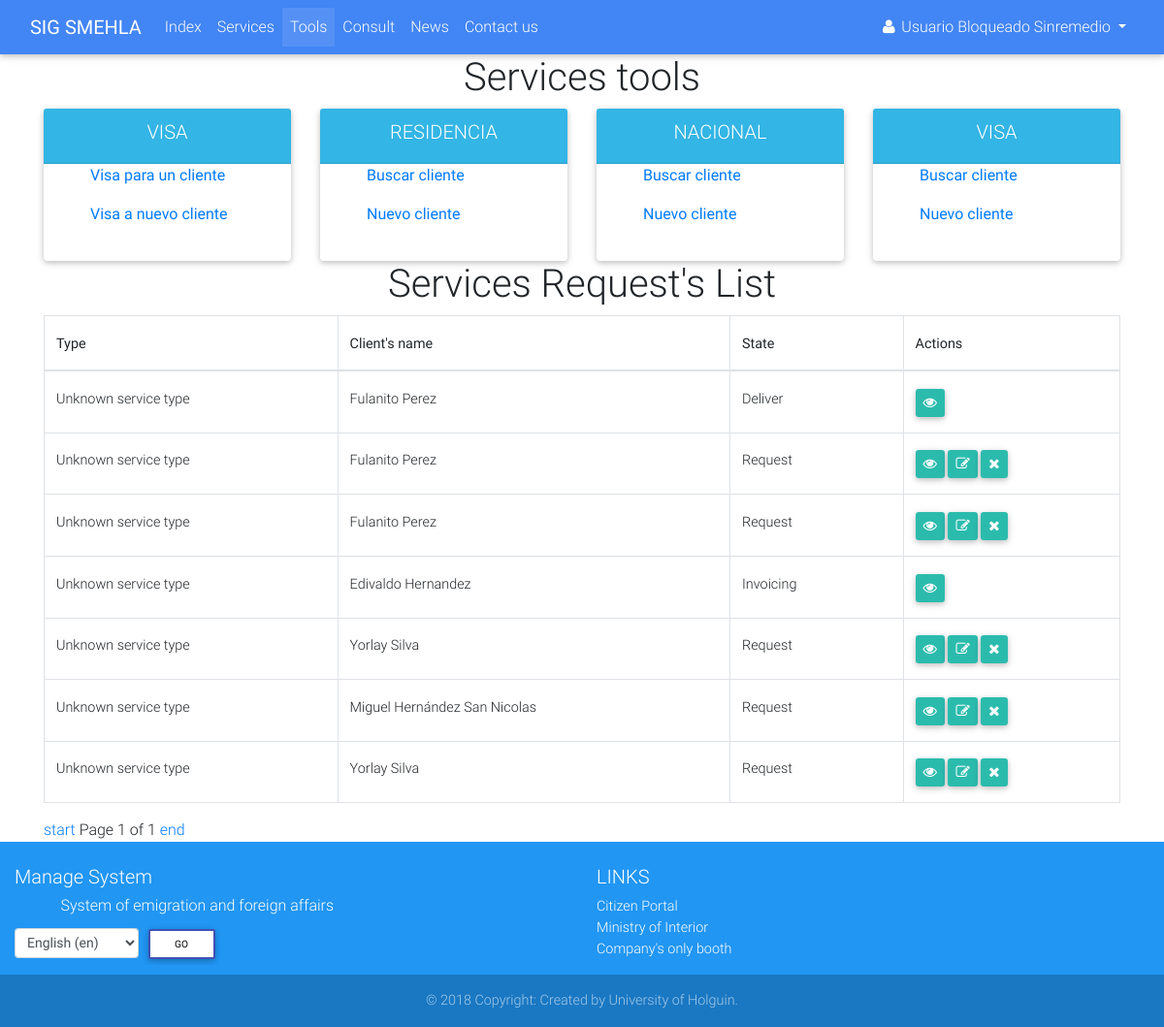
Page /tools/ (signed in) on the committed database.
### accounts/models.py (models this page shows, shortened)
class Profile(AbstractUser):
    OCCUPATION_TYPE = (
        ('FAC', _('Functionary of Attention to Customer')),
        ('BAC', _('Boss of Attention to Customer')),
        ('BDAC', _('Boss of Departament of Attention to Customer')),
        ('DIR', _('Director')),
        ('ADMIN', _('Administrator')),
    )
    born_date = models.DateField(_('Born date'), blank=True, null=True, validators=[validate_born_date])
    occupation = models.CharField(_('Occupation'), max_length=5, choices=OCCUPATION_TYPE, default='FAC')
    REQUIRED_FIELDS = ['email', 'born_date']
    class Meta:
        verbose_name = _('Profile')
        verbose_name_plural = _('Profiles')
    def __str__(self):
        if self.first_name and self.last_name:
            return self.get_full_name()
        else:
            return self.username

### services/models.py (models this page shows, shortened)
class Service(models.Model):
    SERVICE_STATUS = (
        ('1', _('Request')),
        ('2', _('Invoicing')),
        ('3', _('Revision')),
        ('4', _('Authenticating')),
        ('5', _('Deliver')),
    )
    SERVICE_TYPE = {
        'None': _('Unknown service type'),
        'visa': _('Visa'),
    }
    client = models.ForeignKey(verbose_name=_('Client'), to=Client, on_delete=models.CASCADE)
    status = models.CharField(_('Status'), max_length=1, choices=SERVICE_STATUS, default='1')
    service_type = None
    def get_service_type(self):
        if self.service_type:
            return self.service_type
        else:
            return self.SERVICE_TYPE['None']

class Client(models.Model):
    CIVIL_STATUS = (
        ('S', _('Single')),
        ('E', _('Engaged')),
        ('M', _('Married')),
        ('W', _('Widower')),
    )
    def upload_file(self, filename):
        ext = filename.split('.')[-1]
        return 'clients/{}.{}'.format(self.ci, ext)
    ci = models.CharField(_('Identity card'), max_length=13, unique=True)
    first_name = models.CharField(_('First name'), max_length=30)
    last_name = models.CharField(_('Last name'), max_length=150)
    born_date = models.DateField(_('Born date'), validators=[validators.validate_born_date])
    civil_status = models.CharField(_('Civil status'), choices=CIVIL_STATUS, max_length=1)
    naturalness = models.CharField(_("Naturalness"), max_length=30)
    nationality = models.CharField(_('Nationality'), max_length=30)
    father = models.CharField(_('Father name'), max_length=200)
    mother = models.CharField(_('Mother name'), max_length=200)
    address = models.TextField(_('Address'))
    email = models.EmailField(_('Email'))
    phone = models.PositiveIntegerField(_('Phone number'))
    data_attachment = models.FileField(_('Data attachment'), upload_to=upload_file, null=True, blank=True)
    def get_full_name(self):
        full_name = '%s %s' % (self.first_name, self.last_name)
        return full_name.strip()

### services/views.py (the view)
# urls.py: path('tools/', views.ServiceToolsView.as_view(), name='tools'),
class ServiceToolsView(mixins.LoginRequiredMixin, mixins.NavbarMixin, generic.ListView):
    tab_name = 'tools'
    template_name = 'services/tools.html'
    model = models.Service
    paginate_by = 10

### accounts/mixins.py (called while the page is built)
    def get_tab_name(self):
        if self.tab_name:
            return self.tab_name
        else:
            return 'init'

    def get_context_data(self, **kwargs):
        context = super(NavbarMixin, self).get_context_data(**kwargs)
        context['tab'] = self.get_tab_name()
        return context

### services/templates/services/tools.html (shortened to what this page needs)
{% extends 'navbar.html' %}
{% load i18n %}
{% block main %}
    <div class="container">
        {% if user.occupation == 'FAC' %}
            <h1 class="text-center">{% trans 'Services tools' %}</h1>
            <div class="row">
                <div class="col-3">
                    <div class="card">
                        <div class="card-header info-color white-text text-center">
                            <h5 class="text-uppercase">{% trans 'Visa' %}</h5>
                        </div>
                        <div class="card-body px-lg-5 pt-0">
                            <p><a href="{% url 'services:client_list' 'visa' %}">Visa para un cliente</a></p>
                            <p><a href="{% url 'services:client_create' %}">Visa a nuevo cliente</a></p>
                        </div>
                    </div>
                </div>
                <div class="col-3">
                    <div class="card">
                        <div class="card-header info-color white-text text-center">
                            <h5 class="text-uppercase">Residencia</h5>
                        </div>
                        <div class="card-body px-lg-5 pt-0">
                            <p><a href="{% url 'services:client_list' 'resident' %}">Buscar cliente</a></p>
                            <p><a href="#">Nuevo cliente</a></p>
                        </div>
                    </div>
                </div>
                <div class="col-3">
                    <div class="card">
                        <div class="card-header info-color white-text text-center">
                            <h5 class="text-uppercase">Nacional</h5>
                        </div>
                        <div class="card-body px-lg-5 pt-0">
                            <p><a href="#">Buscar cliente</a></p>
                            <p><a href="#">Nuevo cliente</a></p>
                        </div>
                    </div>
                </div>
                <div class="col-3">
                    <div class="card">
                        <div class="card-header info-color white-text text-center">
                            <h5 class="text-uppercase">Visa</h5>
                        </div>
                        <div class="card-body px-lg-5 pt-0">
                            <p><a href="#">Buscar cliente</a></p>
                            <p><a href="#">Nuevo cliente</a></p>
                        </div>
                    </div>
                </div>
            </div>
        {% endif %}
        <h1 class="text-center">{% trans "Services Request's List" %}</h1>
        <div class="row">
            <div class="col-12">
                <table class="table table-bordered table-hover" cellspacing="0" width="100%">
                    <thead>
                    <tr>
                        <th class="th-sm">{% trans 'Type' %}</th>
                        <th class="th-sm">{% trans "Client's name" %}</th>
                        <th class="th-sm">{% trans 'State' %}</th>
                        <th class="th-sm">{% trans 'Actions' %}</th>
                    </tr>
                    </thead>
                    <tbody>
                    {% for service in page_obj %}
                        <tr>
                            <td>{{ service.get_service_type }}</td>
                            <td>
                                <a href="{% url 'services:client_detail' service.client.pk %}">{{ service.client.get_full_name }}</a>
                            </td>
                            <td>{{ service.get_status_display }}</td>
                            <td class="btn-group-sm">
                                <a href="{% url 'services:visa_detail' service.pk %}" class="btn btn-default">
                                    <i class="fa fa-eye"></i>
                                </a>
                                {% if user.is_superadmin or user.occupation == 'FAC' and service.status == '1' or user.occupation == 'BAC' and service.status == '2' %}
                                    <a href="{% url 'services:visa_update' service.pk %}" class="btn btn-default">
                                        <i class="fa fa-edit"></i>
                                    </a>
                                    <a href="{% url 'services:visa_delete' service.pk %}" class="btn btn-default">
                                        <i class="fa fa-remove"></i>
                                    </a>
                                {% endif %}
                            </td>
                        </tr>
                    {% empty %}
                        <tr>
                            <td colspan="4" class="text-center text-danger">No existen ningun servicio en el sistema
                            </td>
                        </tr>
                    {% endfor %}
                    </tbody>
                </table>
                <a href="?page=1">start</a>
                Page {{ page_obj.number }} of {{ paginator.num_pages }}
                <a href="?page={{ paginator.num_pages }}">end</a>
            </div>
        </div>
    </div>
{% endblock %}

### accounts/templates/navbar.html (shortened to what this page needs)
{% extends 'base.html' %}
{% load static %}
{% load i18n %}
{% block styles %}
    <link rel="stylesheet" href="{% static 'accounts/css/navbar.css' %}">
{% endblock %}
{% block content %}
    <header>
        <nav class="navbar navbar-expand-lg navbar-dark primary-color">
            <div class="container-fluid">
                <a href="{% url 'services:index' %}" class="navbar-brand">
                    <strong>SIG SMEHLA</strong>
                </a>
                <div class="collapse navbar-collapse" id="navbar">
                    <ul class="navbar-nav mr-auto">
                        <li class="nav-item" id="init">
                            <a href="{% url 'services:index' %}" class="nav-link">{% trans 'Index' %}
                                </a>
                        </li>
                        <li class="nav-item" id="services">
                            <a href="{% url 'services:services' %}" class="nav-link">{% trans 'Services' %}</a>
                        </li>
                        {% if user.is_authenticated %}
                            <li class="nav-item" id="tools">
                                <a href="{% url 'services:tools' %}" class="nav-link">{% trans 'Tools' %}</a>
                            </li>
                        {% endif %}
                        <li class="nav-item" id="status">
                            <a href="{% url 'services:status' %}" class="nav-link">{% trans 'Consult' %}</a>
                        </li>
                        <li class="nav-item" id="news">
                            <a href="{% url 'news:list' %}" class="nav-link">{% trans 'News' %}</a>
                        </li>
                        <li class="nav-item">
                            <a href="#" class="nav-link" data-toggle="modal"
                               data-target="#contact">{% trans 'Contact us' %}</a>
                        </li>
                    </ul>
                    <div class="form-inline">
                        <ul class="navbar-nav mr-auto">
                            <li class="nav-item">
                                {% if user.is_authenticated %}
                                    <div class="dropdown">
                                        <a href="#" id="test" class="nav-link waves-effect waves-light dropdown-toggle"
                                           data-toggle="dropdown" aria-haspopup="true" aria-expanded="false">
                                            <i class="fa fa-user"></i>
                                            <span class="clearfix d-none d-sm-inline-block">{{ user }}</span>
                                        </a>
                                    </div>
                                {% else %}
                                    <a href="{% url 'accounts:login' %}" class="nav-link">
                                        <i class="fa fa-sign-in"></i>
                                    </a>
                                {% endif %}
                            </li>
                        </ul>
                    </div>
                </div>
            </div>
        </nav>
    </header>
    <main>
        {% block main %}
        {% endblock %}
    </main>
    <footer class="page-footer font-small blue pt-4">
        <div class="container-fluid text-center text-md-left">
            <div class="row">
                <div class="col-md-6 mt-md-0 mt-3">
                    <h5>{% trans 'Manage System' %}</h5>
                    <h6 class="offset-1">{% trans 'System of emigration and foreign affairs' %}</h6>
                    <form action="{% url 'set_language' %}" method="post">{% csrf_token %}
                        <label>
                            <select name="language" class="form-control form-control-sm" id="languages">
                                {% get_available_languages as LANGUAGES %}
                                {% get_language_info_list for LANGUAGES as languages %}
                                {% get_current_language as LANGUAGE_CODE %}
                                {% for language in languages %}
                                    <option value="{{ language.code }}"{% if language.code == LANGUAGE_CODE %}
                                            selected{% endif %}>
                                        {{ language.name_local }} ({{ language.code }})
                                    </option>
                                {% endfor %}
                            </select>
                        </label>
                        <input type="submit" value="{% trans 'Go' %}" class="btn btn-outline-indigo btn-white btn-sm">
                    </form>
                </div>
                <div class="col-md-3 mb-md-0 mb-3">
                    <h5 class="text-uppercase">{% trans 'Links' %}</h5>
                    <ul class="list-unstyled">
                        <li>
                            <a href="http://www.cidadao.gov.ao" target="_blank">{% trans 'Citizen Portal' %}</a>
                        </li>
                        <li>
                            <a href="http://www.minint.gov.ao" target="_blank">{% trans 'Ministry of Interior' %}</a>
                        </li>
                        <li>
                            <a href="http://gue.minjus-ao.com" target="_blank">{% trans "Company's only booth" %}</a>
                        </li>
                    </ul>
                </div>
            </div>
        </div>
        <div class="footer-copyright text-center py-3">
            &copy; 2018 {% trans 'Copyright: Created by University of Holguin' %}.
        </div>
    </footer>
{% endblock %}

### accounts/static/accounts/css/navbar.css (style rules this page uses)
body { display: flex; min-height: 100vh; flex-direction: column; }
main { flex: 1 0 auto; }

### rows in the picture
Profile: first_name+last_name "Usuario Bloqueado Sinremedio"
Service: get_service_type "Unknown service type", client.get_full_name "Fulanito Perez", status "Deliver"
Service: get_service_type "Unknown service type", client.get_full_name "Fulanito Perez", status "Request"
Service: get_service_type "Unknown service type", client.get_full_name "Fulanito Perez", status "Request"
Service: get_service_type "Unknown service type", client.get_full_name "Edivaldo Hernandez", status "Invoicing"
Service: get_service_type "Unknown service type", client.get_full_name "Yorlay Silva", status "Request"
Service: get_service_type "Unknown service type", client.get_full_name "Miguel Hernández San Nicolas", status "Request"
Service: get_service_type "Unknown service type", client.get_full_name "Yorlay Silva", status "Request"

### other values in the picture
{{ page_obj.number }} "1"
{{ paginator.num_pages }} "1"
form field language "English (en)"
